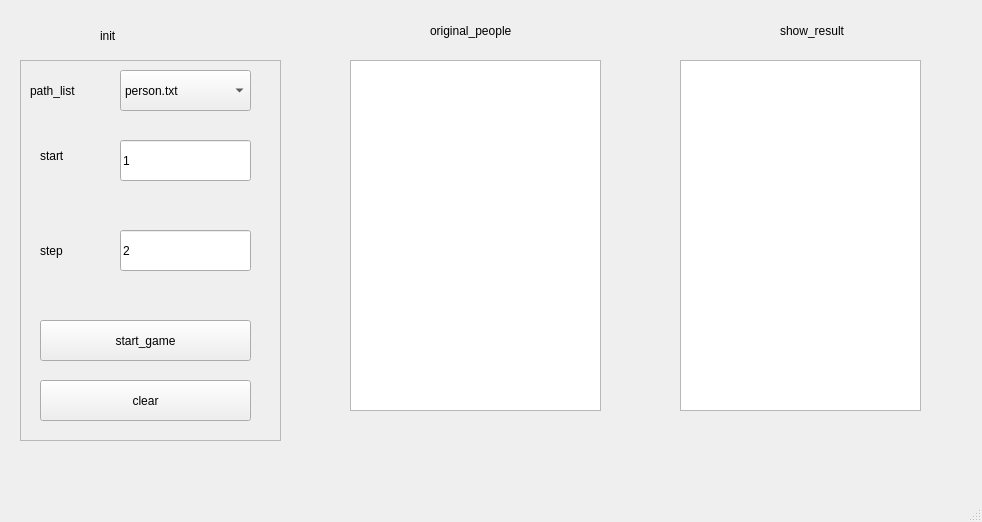
<?xml version="1.0" encoding="UTF-8"?>
<ui version="4.0">
 <class>MainWindow</class>
 <widget class="QMainWindow" name="MainWindow">
  <property name="geometry">
   <rect>
    <x>0</x>
    <y>0</y>
    <width>982</width>
    <height>522</height>
   </rect>
  </property>
  <property name="windowTitle">
   <string>MainWindow</string>
  </property>
  <widget class="QWidget" name="centralwidget">
   <widget class="QFrame" name="frame">
    <property name="geometry">
     <rect>
      <x>20</x>
      <y>60</y>
      <width>261</width>
      <height>381</height>
     </rect>
    </property>
    <property name="frameShape">
     <enum>QFrame::StyledPanel</enum>
    </property>
    <property name="frameShadow">
     <enum>QFrame::Raised</enum>
    </property>
    <widget class="QLabel" name="label">
     <property name="geometry">
      <rect>
       <x>10</x>
       <y>10</y>
       <width>81</width>
       <height>41</height>
      </rect>
     </property>
     <property name="text">
      <string>path_list</string>
     </property>
    </widget>
    <widget class="QComboBox" name="path_list">
     <property name="geometry">
      <rect>
       <x>100</x>
       <y>10</y>
       <width>131</width>
       <height>41</height>
      </rect>
     </property>
     <item>
      <property name="text">
       <string>person.txt</string>
      </property>
     </item>
     <item>
      <property name="text">
       <string>person.csv</string>
      </property>
     </item>
    </widget>
    <widget class="QLabel" name="label_3">
     <property name="geometry">
      <rect>
       <x>20</x>
       <y>70</y>
       <width>71</width>
       <height>51</height>
      </rect>
     </property>
     <property name="text">
      <string>start</string>
     </property>
    </widget>
    <widget class="QLabel" name="label_5">
     <property name="geometry">
      <rect>
       <x>20</x>
       <y>170</y>
       <width>71</width>
       <height>41</height>
      </rect>
     </property>
     <property name="text">
      <string>step</string>
     </property>
    </widget>
    <widget class="QLineEdit" name="start">
     <property name="geometry">
      <rect>
       <x>100</x>
       <y>80</y>
       <width>131</width>
       <height>41</height>
      </rect>
     </property>
     <property name="text">
      <string>1</string>
     </property>
    </widget>
    <widget class="QLineEdit" name="step">
     <property name="geometry">
      <rect>
       <x>100</x>
       <y>170</y>
       <width>131</width>
       <height>41</height>
      </rect>
     </property>
     <property name="text">
      <string>2</string>
     </property>
    </widget>
    <widget class="QPushButton" name="start_game">
     <property name="geometry">
      <rect>
       <x>20</x>
       <y>260</y>
       <width>211</width>
       <height>41</height>
      </rect>
     </property>
     <property name="text">
      <string>start_game</string>
     </property>
    </widget>
    <widget class="QPushButton" name="clear">
     <property name="geometry">
      <rect>
       <x>20</x>
       <y>320</y>
       <width>211</width>
       <height>41</height>
      </rect>
     </property>
     <property name="text">
      <string>clear</string>
     </property>
    </widget>
   </widget>
   <widget class="QLabel" name="label_4">
    <property name="geometry">
     <rect>
      <x>430</x>
      <y>10</y>
      <width>201</width>
      <height>41</height>
     </rect>
    </property>
    <property name="text">
     <string>original_people</string>
    </property>
   </widget>
   <widget class="QLabel" name="label_6">
    <property name="geometry">
     <rect>
      <x>100</x>
      <y>20</y>
      <width>111</width>
      <height>31</height>
     </rect>
    </property>
    <property name="text">
     <string>init</string>
    </property>
   </widget>
   <widget class="QLabel" name="label_7">
    <property name="geometry">
     <rect>
      <x>780</x>
      <y>10</y>
      <width>181</width>
      <height>41</height>
     </rect>
    </property>
    <property name="text">
     <string>show_result</string>
    </property>
   </widget>
   <widget class="QPlainTextEdit" name="original_people">
    <property name="geometry">
     <rect>
      <x>350</x>
      <y>60</y>
      <width>251</width>
      <height>351</height>
     </rect>
    </property>
    <property name="plainText">
     <string/>
    </property>
   </widget>
   <widget class="QPlainTextEdit" name="show_result">
    <property name="geometry">
     <rect>
      <x>680</x>
      <y>60</y>
      <width>241</width>
      <height>351</height>
     </rect>
    </property>
    <property name="plainText">
     <string/>
    </property>
   </widget>
  </widget>
  <widget class="QMenuBar" name="menubar">
   <property name="geometry">
    <rect>
     <x>0</x>
     <y>0</y>
     <width>982</width>
     <height>18</height>
    </rect>
   </property>
  </widget>
  <widget class="QStatusBar" name="statusbar"/>
 </widget>
 <resources/>
 <connections/>
</ui>
